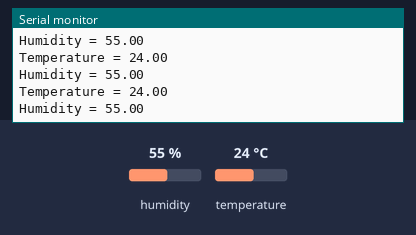
Recording of a sketch running on a simulated ESP8266 (NodeMCU). Shown: the last lines printed to the serial monitor. Wiring (inferred from the names in the program): DHT22 sensor: data D3. Inputs (shaded band) come from the test bench; at power-on: humidity 55 %, temperature 24 °C.

Above: at 5.3 s.
5.4 s: humidity set to 22 %
At 8.6 s:
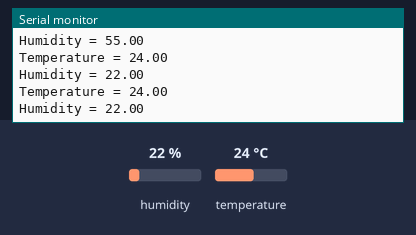
8.8 s: temperature set to 12 °C
At 11.0 s:
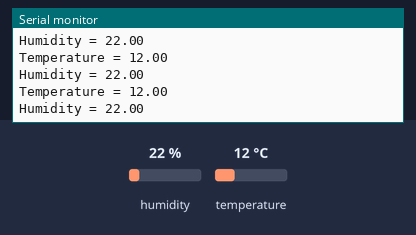
12.2 s: humidity set to 40 %
At 15.0 s:
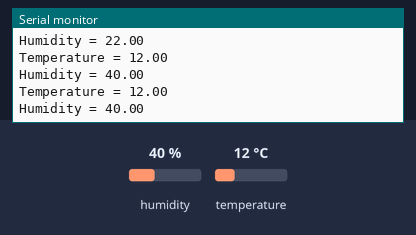
Timing chart, 0 to 16.5 s (numbered marks = the images above; inputs shaded):
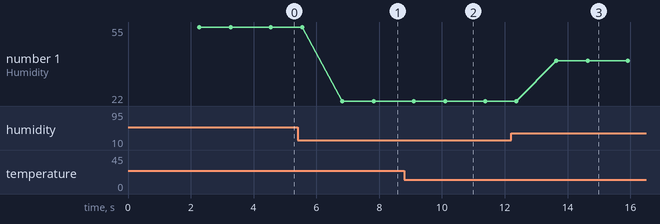

Measured:
- after the input at 5.4 s, the serial monitor: prints a new line after 1.4 s (image 1)
- after the input at 8.8 s, the serial monitor: prints a new line after 0.30 s (image 2)
- after the input at 12.2 s, the serial monitor: prints a new line after 1.4 s (image 3)
- plotted number 1: 55 → 22 after the input at 5.4 s, 22 → 40 after the input at 12.2 s

The sketch:

dht22_sensor_.ino
```cpp
#include <DHT.h> //cargamos la librera DHT

#define DHTPIN D3
#define DHTTYPE DHT22
DHT dht(DHTPIN, DHTTYPE);

int chk;
float hum;  //Stores humidity value
float temp; //Stores temperature value

void setup(){
  Serial.begin(9600);
}

void loop()
{
  hum = dht.readHumidity();
  temp= dht.readTemperature();
  Serial.print("Temperature = ");
  Serial.println(temp);
  Serial.print("Humidity = ");
  Serial.println(hum);
  delay(1000);
}
```
